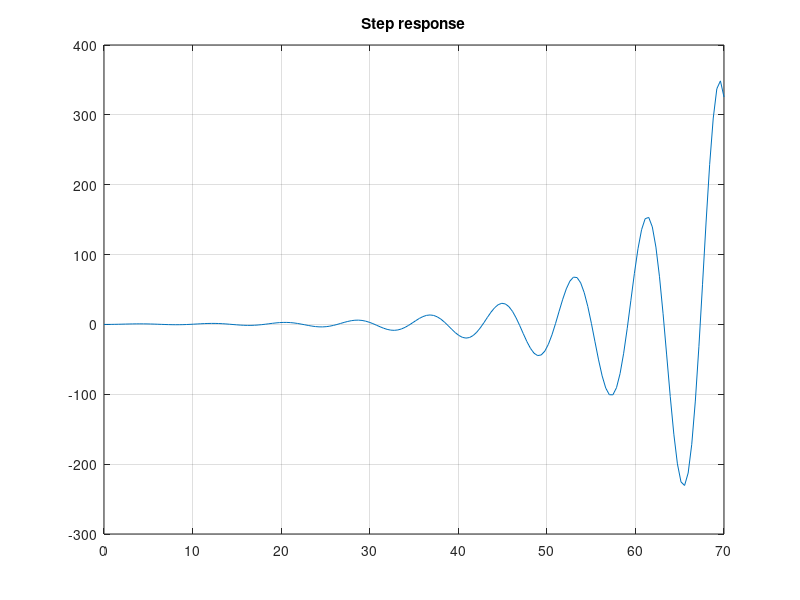
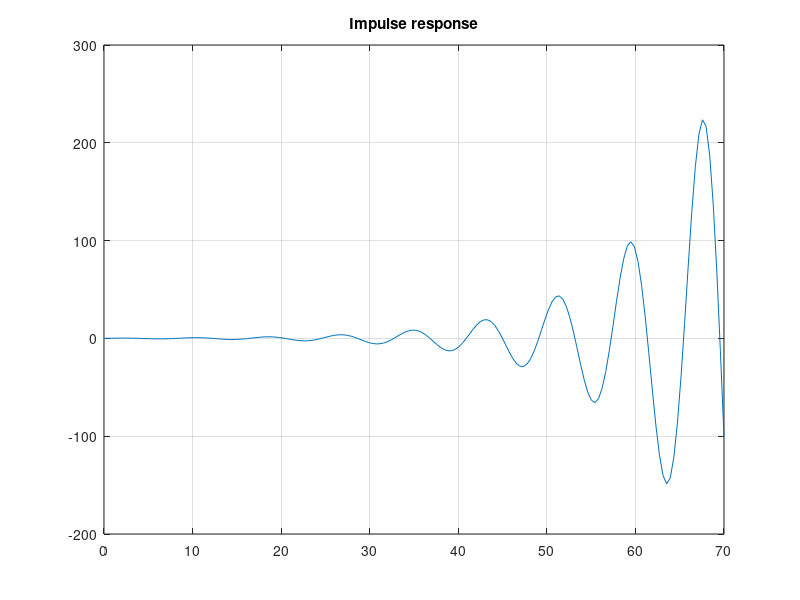
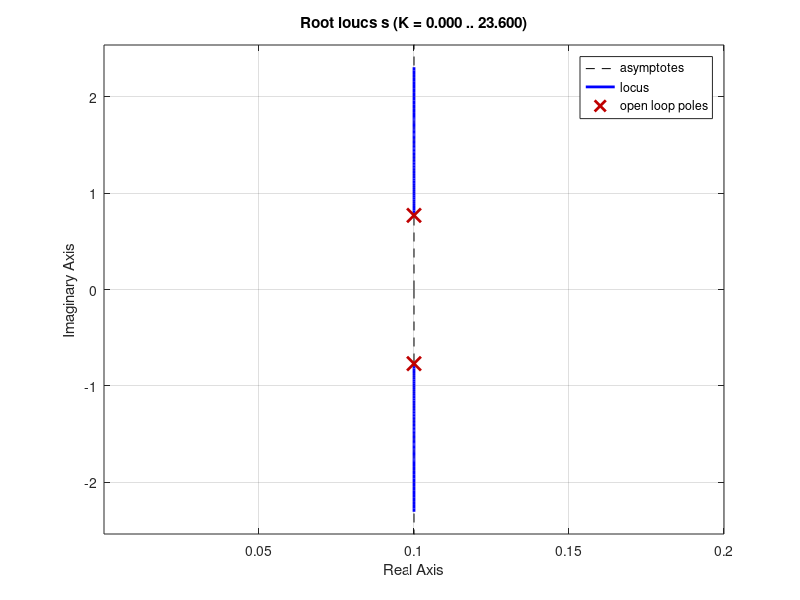

These charts were generated, in order, by the following MATLAB code:
% Create transfer function
m = 5;
k = -1;
b = 3;

s = tf(1, [m k b])

% Plot step response
figure(1)
[y, t] = step(s);
plot(t, y)
grid on
title('Step response')

% Plot impulse response
figure(2)
[y, t] = impulse(s);
plot(t, y)
grid on
title('Impulse response')

% Plot root locus
figure(3)
rlocus(s)
grid on